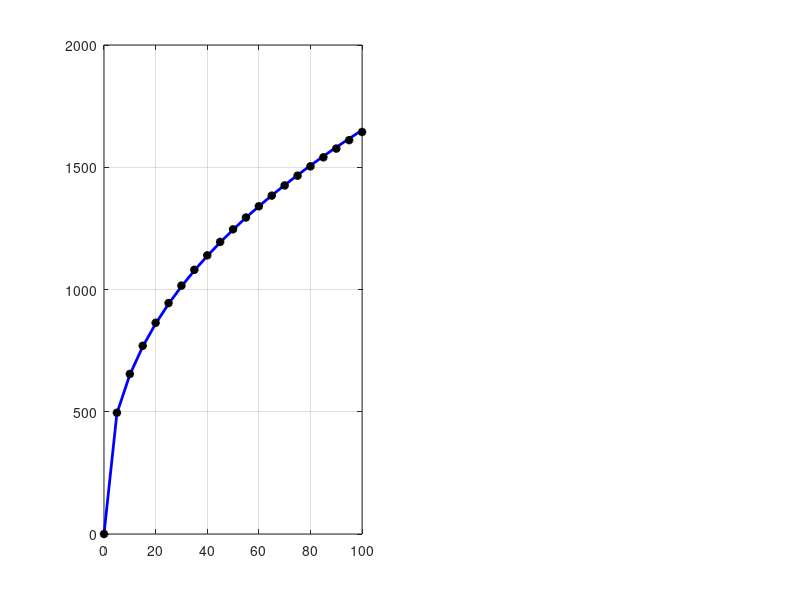

Reproduce this figure in MATLAB. (Note: this script raises an error after producing the figure.)
% This program is to calculate the transformation of parallel and series
% mutual resisteance and inductance to series and vice visa
clc;
clear;
clf;
%Paschet Rmu i Xmu
%Cxema zamechenia -parallenoe vkluchenia Rc i Xm
Rc=1.2461e3;% om 
Xm=82.9;% om
Zm=Rc*i*Xm/(Rc+i*Xm);
Rmu1=real(Zm);Xmu1=imag(Zm);
disp('Posledovatelnoe vkluchenie');
disp('Zm =Rmu+iXmu');
disp([Rmu1,Xmu1]);
%=======================
%Cxema zamechenia c pocledovatelnim bklucheniem Rmu i Xmu
Rmu=5.4965;% om
Xmu=82.53;% om
k=Rmu/Xmu;
Rc1=Rmu*(1+1/k^2);
Xc1=Xmu*(1+k^2);
disp('Paralelnoe vkluchenie');
disp('Gm =Rc+iXm');
disp(['   ','Rc','         ','Xm']);
disp([Rc1,Xc1]);
%==============================================
f=5:5:100;
Xmf=Xmu./50.*f;
Rmf=Rmu.*(f./50).^1.6;
k=Rmf./Xmf;
Rcf=Rmf.*(1+1./k.^2);
Rcf1=Rc.*(f./50).^0.4;
Rmr=[0 Rmf];
Rcf1r=[0 Rcf1];
fr=[0 f];
Rcfr=[0 Rcf];
figure(1);
subplot(1,2,1)
H26=plot(fr,Rcfr,'-b',fr,Rcf1r,'*k'); grid
set(H26,'LineWidth',2);
hx26=XLABEL('f, [Hz]');
set(hx26,'FontSize',10,'FontWeight','bold');
hy52=YLABEL('Rc [Om] ');
set(hy52,'FontSize',10,'FontWeight','bold');
ht26=title(' Rc via frequency');
set(ht26,'FontSize',12,'FontName','Arial','FontWeight','bold');
subplot(1,2,2)
H23=plot(fr,Rmr,'-b'); grid
set(H23,'LineWidth',2);
hx23=XLABEL('f, [Hz]');
set(hx23,'FontSize',10,'FontWeight','bold');
hy53=YLABEL('Rm [Om] ');
set(hy53,'FontSize',10,'FontWeight','bold');
ht23=title(' Rm via frequency');
set(ht23,'FontSize',12,'FontName','Arial','FontWeight','bold');